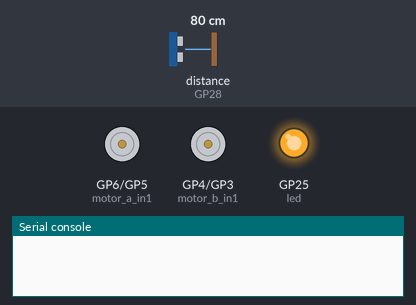
Simulated run of this program. Board: Raspberry Pi Pico running MicroPython. Parts: motor-driver pin pairs drawn as motors (green arrow = first pin HIGH = forward, orange = second pin HIGH = backward, longer = more drive, scaled by the enable pin), output pins drawn as LEDs (lit = HIGH), the last lines printed to the serial console. The inputs (shaded band) are chosen by the test bench; at power-on: distance to the obstacle (sensor on GP28) 80 cm. The echo pulse lasts 58.3 µs per cm; threads take turns every 2 ms; pins used as bus, display or sensor lines are not drawn.

Above: at 1.2 s.
1.3 s: distance to the obstacle (sensor on GP28) set to 22 cm
At 2.7 s:
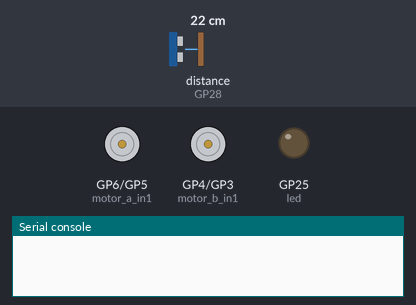
3.4 s: distance to the obstacle (sensor on GP28) set to 17 cm
At 4.2 s:
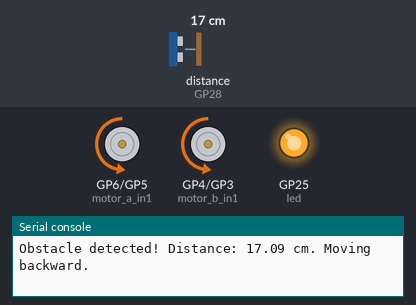
Timing chart, 0 to 6.4 s (numbered marks = the images above; inputs shaded):
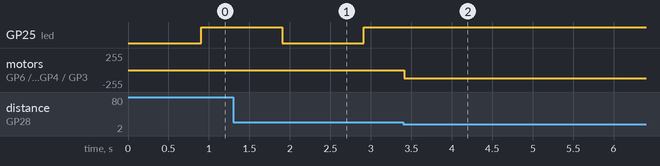

The program:

main.py
```python
from machine import Pin, PWM, UART, time_pulse_us
import time
import _thread

# ==========================================================
# Configuration
# ==========================================================

# Motor (L298N) pins
MOTOR_A_PWM = 7     # ENA
MOTOR_A_IN1 = 6
MOTOR_A_IN2 = 5

MOTOR_B_PWM = 2     # ENB
MOTOR_B_IN1 = 4
MOTOR_B_IN2 = 3

# HC-SR04 pins
SONAR_TRIG = 27
SONAR_ECHO = 28

# Bluetooth UART
BT_UART_ID = 0
BT_BAUDRATE = 9600
BT_TX = 0
BT_RX = 1

# Constants
SAFE_DISTANCE_CM = 20
MAX_PWM = 65535
SONAR_TIMEOUT_US = 30000

# ==========================================================
# Hardware setup
# ==========================================================

# Motor PWM
motor_a_pwm = PWM(Pin(MOTOR_A_PWM))
motor_b_pwm = PWM(Pin(MOTOR_B_PWM))
motor_a_pwm.freq(1000)
motor_b_pwm.freq(1000)

# Motor direction pins
motor_a_in1 = Pin(MOTOR_A_IN1, Pin.OUT)
motor_a_in2 = Pin(MOTOR_A_IN2, Pin.OUT)
motor_b_in1 = Pin(MOTOR_B_IN1, Pin.OUT)
motor_b_in2 = Pin(MOTOR_B_IN2, Pin.OUT)

# Sonar
trig = Pin(SONAR_TRIG, Pin.OUT)
echo = Pin(SONAR_ECHO, Pin.IN)

# Bluetooth UART
uart = UART(BT_UART_ID, baudrate=BT_BAUDRATE, tx=Pin(BT_TX), rx=Pin(BT_RX))

# Onboard LED
led = Pin(25, Pin.OUT)


# ==========================================================
# Global state
# ==========================================================
last_command = "S" # Stop by default

# ==========================================================
# Shared state (multicore)
# ==========================================================

distance_cm = 1000.0
distance_lock = _thread.allocate_lock()


# ==========================================================
# Bluetooth commands mapping
# ==========================================================

# Each command maps to: (motor1_dir, motor1_speed, motor2_dir, motor2_speed)
COMMANDS = {
    "FS": ("F", 50, "F", 50),   # Forward short
    "F":  ("F", 50, "F", 50),   # Forward
    "B":  ("B", 50, "B", 50),   # Backward
    "R":  ("B", 70, "F", 70),   # Rotate right
    "L":  ("F", 70, "B", 70),   # Rotate left
    "J":  ("B", 40, "B", 100),  # Diagonal/back-left
    "H":  ("B", 100, "B", 40),  # Diagonal/back-right
    "G":  ("F", 100, "F", 40),  # Diagonal/forward-left
    "I":  ("F", 40, "F", 100),  # Diagonal/forward-right
    "S":  ("S", 0, "S", 0),     # Stop
}

# ==========================================================
# Motor control
# ==========================================================

def set_motors(m1_dir, m1_speed, m2_dir, m2_speed):
    """
    Control both motor channels independently.
    """
    duty_m1 = int(MAX_PWM * max(0, min(100, m1_speed)) / 100)
    duty_m2 = int(MAX_PWM * max(0, min(100, m2_speed)) / 100)

    # Motor A
    motor_a_pwm.duty_u16(duty_m1)
    if m1_dir == 'F':
        motor_a_in1.value(1); motor_a_in2.value(0)
    elif m1_dir == 'B':
        motor_a_in1.value(0); motor_a_in2.value(1)
    else:
        motor_a_in1.value(0); motor_a_in2.value(0)

    # Motor B
    motor_b_pwm.duty_u16(duty_m2)
    if m2_dir == 'F':
        motor_b_in1.value(1); motor_b_in2.value(0)
    elif m2_dir == 'B':
        motor_b_in1.value(0); motor_b_in2.value(1)
    else:
        motor_b_in1.value(0); motor_b_in2.value(0)

# ==========================================================
# HC-SR04 distance measurement
# ==========================================================

def read_distance():
    """Read distance in cm using HC-SR04."""
    trig.value(0)
    time.sleep_us(5)
    trig.value(1)
    time.sleep_us(10)
    trig.value(0)

    try:
        pulse = time_pulse_us(echo, 1, SONAR_TIMEOUT_US)
        if pulse < 0:
            return 1000.0
        return min(pulse / 58.0, 400.0)
    except OSError:
        return 1000.0

def distance_worker():
    """Continuously update distance on core 1."""
    global distance_cm
    while True:
        d = read_distance()
        with distance_lock:
            distance_cm = d
        time.sleep(0.05)

# Start distance thread on core 1
_thread.start_new_thread(distance_worker, ())

# ==========================================================
# LED heartbeat
# ==========================================================

def blink_led():
    led.toggle()

# ==========================================================
# Main loop
# ==========================================================

blink_counter = 0

while True:

    with distance_lock:
        d = distance_cm

    # -------------------------
    # Obstacle avoidance
    # -------------------------
    if d < SAFE_DISTANCE_CM:
        print(f"Obstacle detected! Distance: {d:.2f} cm. Moving backward.")
        set_motors("B", 50, "B", 50)
        time.sleep(0.5)
        set_motors("S", 0, "S", 0)
        continue

    # -------------------------
    # Execute last command
    # -------------------------
    if last_command == "FS":
        m1_dir, m1_speed, m2_dir, m2_speed = COMMANDS["FS"]
        set_motors(m1_dir, m1_speed, m2_dir, m2_speed)
        time.sleep(0.1)
        set_motors("S", 0, "S", 0)
        last_command = "S"
    else:
        if last_command in COMMANDS:
            m1_dir, m1_speed, m2_dir, m2_speed = COMMANDS[last_command]
            set_motors(m1_dir, m1_speed, m2_dir, m2_speed)
        else:
            set_motors("S", 0, "S", 0)

    # -------------------------
    # Bluetooth command handling
    # -------------------------
    if uart.any():
        line = uart.readline()
        if line:
            try:
                cmd = line.decode("utf-8").strip()
                uart.write(cmd + "\n")
                print(f"Received command: {cmd}")
                last_command = cmd if cmd else "S"
            except Exception as e:
                print(f"UART error: {e}")

    # -------------------------
    # LED heartbeat
    # -------------------------
    blink_counter += 1
    if blink_counter >= 10:
        blink_led()
        blink_counter = 0

    time.sleep(0.1)
```

Measured:
- the behaviour switches between 20 and 19 cm on distance to the obstacle (sensor on GP28) (found by bisection; images 1 and 2)
- after the input at 3.4 s, GP25 (led): stops changing and stays HIGH; motor on GP6 (motor_a_in1) / GP5 (motor_a_in2), motor on GP4 (motor_b_in1) / GP3 (motor_b_in2): stopped → backward 127/255 at once
